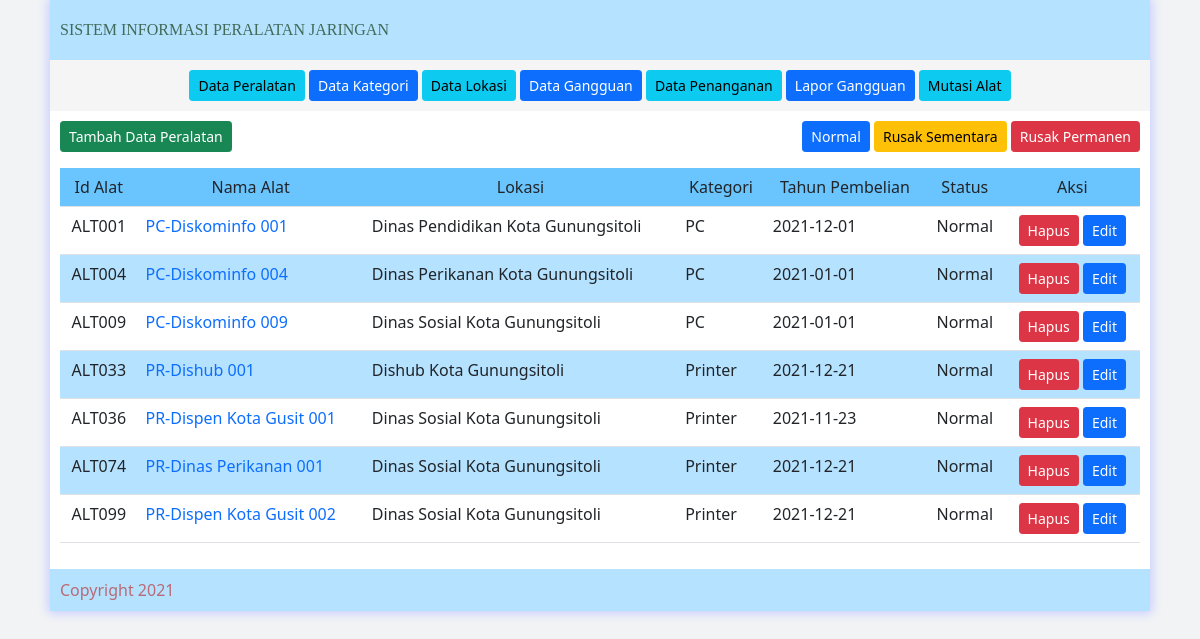
/alat-1, run on the app's committed database.
### tables this page shows
CREATE TABLE `tblalat` (
  `id_alat` char(20) NOT NULL,
  `id_kategori` char(20) NOT NULL,
  `id_lokasi` char(20) NOT NULL,
  `nama_peralatan` varchar(200) NOT NULL,
  `tahun_beli` date NOT NULL,
  `desc_alat` text NOT NULL,
  `jlh_port` text NOT NULL,
  `nama_wifi` varchar(200) NOT NULL,
  `pass_wifi` text NOT NULL,
  `frek_alat` text NOT NULL,
  `l_frek_alat` varchar(50) NOT NULL,
  `k_ram` text NOT NULL,
  `k_hardisk` text NOT NULL,
  `t_processor` text NOT NULL,
  `status_alat` char(20) NOT NULL,
  `p_img` text NOT NULL
);

CREATE TABLE `tbllokasi` (
  `id_lokasi` char(20) NOT NULL,
  `nama_lokasi` varchar(150) NOT NULL
);

CREATE TABLE `tblkategori` (
  `id_kategori` char(20) NOT NULL,
  `nama_kategori` varchar(50) NOT NULL
);

### view_data/data_alat.php (the view, shortened to what this page needs)
<?php
	echo"<table border='0' cellpadding='0' width='100%'>
		<tr>
			<td>
				<a href='tambahalat' class='btn btn-success btn-sm'>Tambah Data Peralatan</a>
			</td>
			<td align='right'>
				<a href='alat-1' class='btn btn-Primary btn-sm'>Normal</a>
				<a href='alat-2' class='btn btn-warning btn-sm'>Rusak Sementara</a>
				<a href='alat-3' class='btn btn-danger btn-sm'>Rusak Permanen</a>
			</td>
		</tr></table><p>";
	$xrsts=$_GET['act'];
	if($xrsts=="1"){
		$xxrsts="Normal";
	}elseif($xrsts=="2"){
		$xxrsts="Rusak Sementara";
	}else{
		$xxrsts="Rusak Permanen";
	}
	$sql = mysqli_query($dblink,"SELECT * from tblalat,tblkategori,tbllokasi
		WHERE
			tblalat.id_kategori =  tblkategori.id_kategori AND
			tblalat.id_lokasi =  tbllokasi.id_lokasi AND
			tblalat.status_alat = '$xxrsts'");
		echo"<div class='table-responsive'><table class='table table-hover'>
			<tr bgcolor=#6ac5fe>
				<td align='center'>Id Alat</td>
				<td align='center'>Nama Alat</td>
				<td align='center'>Lokasi</td>
				<td align='center'>Kategori</td>
				<td align='center'>Tahun Pembelian</td>
				<td align='center'>Status</td>
				<td align='center'>Aksi</td>
			</tr>";
		$i =0;
		while ($r=mysqli_fetch_array($sql,MYSQLI_ASSOC)){
  		$i++ ;
			if(($i % 2)==0)
				$bg="#b5e2ff" ;
			else
				$bg= "#fff";
			$xnama = isset($r['nama_peralatan']) ? $r['nama_peralatan'] : '';
			$xlokasi = isset($r['nama_lokasi']) ? $r['nama_lokasi'] : '';
			$xid = isset($r['id_alat']) ? $r['id_alat'] : '';
			$xkategori = isset($r['nama_kategori']) ? $r['nama_kategori'] : '';
			$xtahun = isset($r['tahun_beli']) ? $r['tahun_beli'] : '';
			$xstatus = isset($r['status_alat']) ? $r['status_alat'] : '';
			$xhimg = isset($r['p_img']) ? $r['p_img'] : '';
			$xnone='none';
		echo"<tr bgcolor=$bg>
				<td align='center'>$xid</td>
				<td><a href='detail-$xid'>$xnama</a></td>
				<td>$xlokasi</td>
				<td>$xkategori</td>
				<td>$xtahun</td>
				<td align='center'>$xstatus</td>
				<td align='center'>";
					if($xhimg==''){
						echo"<a href='hapusalat-$xid&g=$xnone' class='btn btn-danger btn-sm'>Hapus</a> ";
					}else{
						echo"<a href='hapusalat-$xid&g=$xhimg' class='btn btn-danger btn-sm'>Hapus</a> ";
					}
					echo"<a href='editalat-$xid' class='btn btn-primary btn-sm'>Edit</a>";
		echo"</tr>";
		}
		echo"</table>";
?>

### view_data/style/style.css (style rules this page uses)
.bgbody { background-color:#f1f3f5; }

### data on the page
tblalat: id_alat "ALT001", nama_peralatan "PC-Diskominfo 001", id_lokasi.nama_lokasi "Dinas Pendidikan Kota Gunungsitoli", id_kategori.nama_kategori "PC", tahun_beli "2021-12-01", status_alat "Normal"
tblalat: id_alat "ALT004", nama_peralatan "PC-Diskominfo 004", id_lokasi.nama_lokasi "Dinas Perikanan Kota Gunungsitoli", id_kategori.nama_kategori "PC", tahun_beli "2021-01-01", status_alat "Normal"
tblalat: id_alat "ALT009", nama_peralatan "PC-Diskominfo 009", id_lokasi.nama_lokasi "Dinas Sosial Kota Gunungsitoli", id_kategori.nama_kategori "PC", tahun_beli "2021-01-01", status_alat "Normal"
tblalat: id_alat "ALT033", nama_peralatan "PR-Dishub 001", id_lokasi.nama_lokasi "Dishub Kota Gunungsitoli", id_kategori.nama_kategori "Printer", tahun_beli "2021-12-21", status_alat "Normal"
tblalat: id_alat "ALT036", nama_peralatan "PR-Dispen Kota Gusit 001", id_lokasi.nama_lokasi "Dinas Sosial Kota Gunungsitoli", id_kategori.nama_kategori "Printer", tahun_beli "2021-11-23", status_alat "Normal"
tblalat: id_alat "ALT074", nama_peralatan "PR-Dinas Perikanan 001", id_lokasi.nama_lokasi "Dinas Sosial Kota Gunungsitoli", id_kategori.nama_kategori "Printer", tahun_beli "2021-12-21", status_alat "Normal"
tblalat: id_alat "ALT099", nama_peralatan "PR-Dispen Kota Gusit 002", id_lokasi.nama_lokasi "Dinas Sosial Kota Gunungsitoli", id_kategori.nama_kategori "Printer", tahun_beli "2021-12-21", status_alat "Normal"
